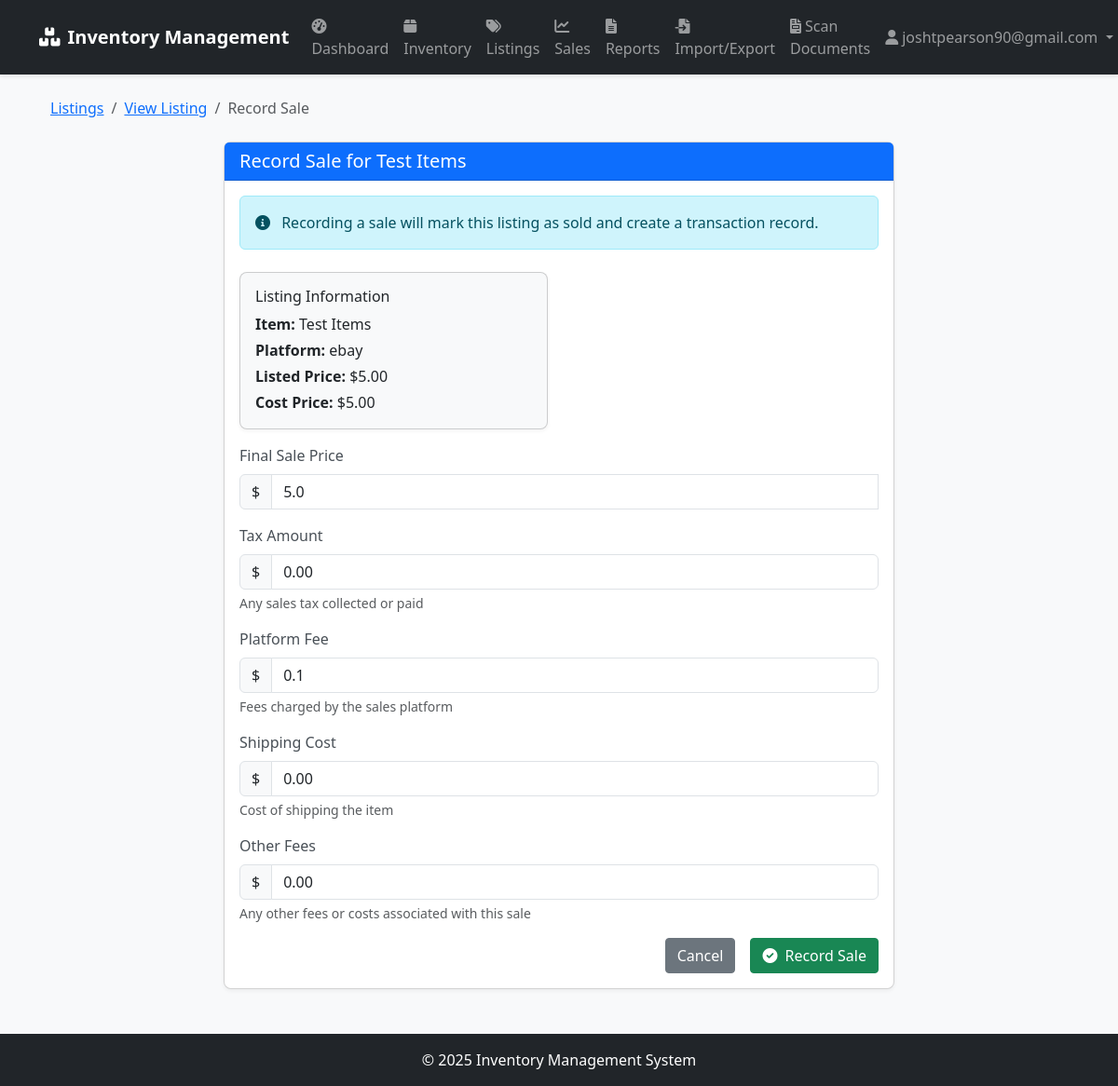
Screenshot of /sales/listing/1/add_transaction (signed in) with the database file from the repository.
### app/models/user.py (models this page shows, shortened)
class User(UserMixin, db.Model):
    __tablename__ = 'users'
    id = db.Column(db.Integer, primary_key=True)
    username = db.Column(db.String(64), unique=True, index=True)
    email = db.Column(db.String(120), unique=True, index=True)
    password_hash = db.Column(db.String(128))
    role = db.Column(db.String(20), default='user')  # 'admin', 'manager', 'user'
    created_at = db.Column(db.DateTime, default=datetime.utcnow)
    last_login = db.Column(db.DateTime)
    def is_admin(self):
        return self.role == 'admin'

### app/models/inventory.py (models this page shows, shortened)
class Item(db.Model):
    __tablename__ = 'items'
    id = db.Column(db.Integer, primary_key=True)
    name = db.Column(db.String(100), nullable=False)
    description = db.Column(db.Text)
    sku = db.Column(db.String(50), unique=True, index=True)
    condition = db.Column(db.String(50))  # new, used, refurbished, etc.
    cost_price = db.Column(db.Float, nullable=False)
    created_at = db.Column(db.DateTime, default=datetime.utcnow)
    updated_at = db.Column(db.DateTime, default=datetime.utcnow, onupdate=datetime.utcnow)
    inventory_records = db.relationship('InventoryRecord', backref='item', lazy='dynamic')
    listings = db.relationship('Listing', backref='item', lazy='dynamic')

class SalesPlatform(db.Model):
    __tablename__ = 'sales_platforms'
    id = db.Column(db.Integer, primary_key=True)
    name = db.Column(db.String(50), unique=True, nullable=False)
    url = db.Column(db.String(200))
    fee_percentage = db.Column(db.Float, default=0)  # Platform fee as a percentage
    listings = db.relationship('Listing', backref='platform', lazy='dynamic')

class Listing(db.Model):
    __tablename__ = 'listings'
    id = db.Column(db.Integer, primary_key=True)
    item_id = db.Column(db.Integer, db.ForeignKey('items.id'), nullable=False)
    platform_id = db.Column(db.Integer, db.ForeignKey('sales_platforms.id'), nullable=False)
    listing_url = db.Column(db.String(255))
    listing_price = db.Column(db.Float, nullable=False)
    status = db.Column(db.String(20), default='active')  # active, sold, expired, etc.
    date_listed = db.Column(db.DateTime, default=datetime.utcnow)
    date_sold = db.Column(db.DateTime)
    transactions = db.relationship('SaleTransaction', backref='listing', lazy='dynamic')

### app/routes/sales.py (the view, shortened to what this page needs)
@sales_bp.route('/listing/<int:listing_id>/add_transaction', methods=['GET', 'POST'])
@login_required
def add_transaction(listing_id):
    listing = Listing.query.get_or_404(listing_id)
    return render_template('sales/add_transaction.html', listing=listing)

### app/models/user.py (called while the page is built)
@login_manager.user_loader
def load_user(user_id):
    return User.query.get(int(user_id))

### app/templates/sales/add_transaction.html (shortened to what this page needs)
{% extends "base.html" %}
{% block content %}
<div class="container">
    <nav aria-label="breadcrumb" class="mb-4">
        <ol class="breadcrumb">
            <li class="breadcrumb-item"><a href="{{ url_for('sales.index') }}">Listings</a></li>
            <li class="breadcrumb-item"><a href="{{ url_for('sales.view_listing', listing_id=listing.id) }}">View Listing</a></li>
            <li class="breadcrumb-item active">Record Sale</li>
        </ol>
    </nav>
    <div class="row">
        <div class="col-md-8 offset-md-2">
            <div class="card">
                <div class="card-header bg-primary text-white">
                    <h5 class="mb-0">Record Sale for {{ listing.item.name }}</h5>
                </div>
                <div class="card-body">
                    <div class="alert alert-info mb-4">
                        <i class="fas fa-info-circle me-2"></i>
                        Recording a sale will mark this listing as sold and create a transaction record.
                    </div>
                    <form method="POST" action="{{ url_for('sales.add_transaction', listing_id=listing.id) }}" class="needs-validation" novalidate>
                        <div class="row mb-3">
                            <div class="col-md-6">
                                <div class="card bg-light">
                                    <div class="card-body">
                                        <h6 class="card-title">Listing Information</h6>
                                        <p class="mb-1"><strong>Item:</strong> {{ listing.item.name }}</p>
                                        <p class="mb-1"><strong>Platform:</strong> {{ listing.platform.name }}</p>
                                        <p class="mb-1"><strong>Listed Price:</strong> {{ listing.listing_price | currency }}</p>
                                        <p class="mb-0"><strong>Cost Price:</strong> {{ listing.item.cost_price | currency }}</p>
                                    </div>
                                </div>
                            </div>
                        </div>
                        <div class="mb-3">
                            <label for="final_sale_price" class="form-label">Final Sale Price</label>
                            <div class="input-group">
                                <span class="input-group-text">$</span>
                                <input type="number" class="form-control" id="final_sale_price" name="final_sale_price" step="0.01" min="0" value="{{ listing.listing_price }}" required>
                            </div>
                        </div>
                        <div class="mb-3">
                            <label for="tax_amount" class="form-label">Tax Amount</label>
                            <div class="input-group">
                                <span class="input-group-text">$</span>
                                <input type="number" class="form-control" id="tax_amount" name="tax_amount" step="0.01" min="0" value="0.00">
                            </div>
                            <div class="form-text">Any sales tax collected or paid</div>
                        </div>
                        <div class="mb-3">
                            <label for="platform_fee" class="form-label">Platform Fee</label>
                            <div class="input-group">
                                <span class="input-group-text">$</span>
                                <input type="number" class="form-control" id="platform_fee" name="platform_fee" step="0.01" min="0" value="{{ (listing.listing_price * listing.platform.fee_percentage / 100) | round(2) }}">
                            </div>
                            <div class="form-text">Fees charged by the sales platform</div>
                        </div>
                        <div class="mb-3">
                            <label for="shipping_cost" class="form-label">Shipping Cost</label>
                            <div class="input-group">
                                <span class="input-group-text">$</span>
                                <input type="number" class="form-control" id="shipping_cost" name="shipping_cost" step="0.01" min="0" value="0.00">
                            </div>
                            <div class="form-text">Cost of shipping the item</div>
                        </div>
                        <div class="mb-3">
                            <label for="other_fees" class="form-label">Other Fees</label>
                            <div class="input-group">
                                <span class="input-group-text">$</span>
                                <input type="number" class="form-control" id="other_fees" name="other_fees" step="0.01" min="0" value="0.00">
                            </div>
                            <div class="form-text">Any other fees or costs associated with this sale</div>
                        </div>
                        <div class="d-grid gap-2 d-md-flex justify-content-md-end">
                            <a href="{{ url_for('sales.view_listing', listing_id=listing.id) }}" class="btn btn-secondary me-md-2">Cancel</a>
                            <button type="submit" class="btn btn-success">
                                <i class="fas fa-check-circle me-2"></i>Record Sale
                            </button>
                        </div>
                    </form>
                </div>
            </div>
        </div>
    </div>
</div>
{% endblock %}

### app/templates/base.html (shortened to what this page needs)
<!DOCTYPE html>
<html lang="en">
<head>
    <link href="https://cdn.jsdelivr.net/npm/bootstrap@5.3.0/dist/css/bootstrap.min.css" rel="stylesheet">
    <link rel="stylesheet" href="https://cdnjs.cloudflare.com/ajax/libs/font-awesome/6.0.0/css/all.min.css">
    <link rel="stylesheet" href="{{ url_for('static', filename='css/style.css') }}">
</head>
<body>
    <nav class="navbar navbar-expand-lg navbar-dark bg-dark">
        <div class="container">
            <a class="navbar-brand" href="{{ url_for('main.index') }}">
                <i class="fas fa-boxes me-2"></i>Inventory Management
            </a>
            <div class="collapse navbar-collapse" id="navbarNav">
                <ul class="navbar-nav me-auto">
                    {% if current_user.is_authenticated %}
                    <li class="nav-item">
                        <a class="nav-link" href="{{ url_for('main.dashboard') }}">
                            <i class="fas fa-tachometer-alt me-1"></i>Dashboard
                        </a>
                    </li>
                    <li class="nav-item">
                        <a class="nav-link" href="{{ url_for('inventory.index') }}">
                            <i class="fas fa-box me-1"></i>Inventory
                        </a>
                    </li>
                    <li class="nav-item">
                        <a class="nav-link" href="{{ url_for('sales.index') }}">
                            <i class="fas fa-tags me-1"></i>Listings
                        </a>
                    </li>
                    <li class="nav-item">
                        <a class="nav-link" href="{{ url_for('sales.dashboard') }}">
                            <i class="fas fa-chart-line me-1"></i>Sales
                        </a>
                    </li>
                    <li class="nav-item">
                        <a class="nav-link" href="{{ url_for('reports.index') }}">
                            <i class="fas fa-file-alt me-1"></i>Reports
                        </a>
                    </li>
                    <li class="nav-item">
                        <a class="nav-link" href="{{ url_for('import_export.index') }}">
                            <i class="fas fa-file-import me-1"></i>Import/Export
                        </a>
                    </li>
                    <li class="nav-item">
                        <a class="nav-link" href="{{ url_for('documents.index') }}">
                            <i class="fas fa-file-invoice me-1"></i>Scan Documents
                        </a>
                    </li>
                    {% endif %}
                </ul>
                <ul class="navbar-nav">
                    {% if current_user.is_authenticated %}
                    <li class="nav-item dropdown">
                        <a class="nav-link dropdown-toggle" href="#" id="userDropdown" role="button" data-bs-toggle="dropdown">
                            <i class="fas fa-user me-1"></i>{{ current_user.username }}
                        </a>
                    </li>
                    {% endif %}
                </ul>
            </div>
        </div>
    </nav>
    <div class="container mt-4">
        {% block content %}{% endblock %}
    </div>
    <footer class="bg-dark text-white mt-5 py-3">
        <div class="container text-center">
            <p class="mb-0">&copy; 2025 Inventory Management System</p>
        </div>
    </footer>
</body>
</html>

### app/static/css/style.css (style rules this page uses)
body { font-family: 'Segoe UI', Tahoma, Geneva, Verdana, sans-serif; background-color: #f8f9fa; }
.card { border-radius: 8px; box-shadow: 0 2px 4px rgba(0, 0, 0, 0.05); transition: transform 0.2s, box-shadow 0.2s; }
.card-header { border-top-left-radius: 8px; border-top-right-radius: 8px; font-weight: 600; }
.bg-light { background-color: #f8f9fa !important; }
.form-label { font-weight: 500; color: #495057; }
.btn { border-radius: 4px; font-weight: 500; }
.btn-success { background-color: #198754; border-color: #198754; }
.navbar { box-shadow: 0 2px 4px rgba(0, 0, 0, 0.1); }
.navbar-brand { font-weight: 600; }
.nav-link { font-weight: 500; }
footer { margin-top: 3rem; }

### rows the page displays
User: username "joshtpearson90@gmail.com"
Item: item.name "Test Items", item.cost_price "$5.00"
SalesPlatform: platform.name "ebay"
Listing: listing_price "$5.00", final_sale_price "5.0", platform_fee "0.1"
